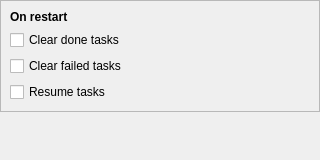
<?xml version="1.0" encoding="UTF-8"?>
<ui version="4.0">
 <class>TasksPage</class>
 <widget class="QWidget" name="TasksPage">
  <property name="geometry">
   <rect>
    <x>0</x>
    <y>0</y>
    <width>320</width>
    <height>160</height>
   </rect>
  </property>
  <layout class="QVBoxLayout" name="main_layout">
   <property name="leftMargin">
    <number>0</number>
   </property>
   <property name="topMargin">
    <number>0</number>
   </property>
   <property name="rightMargin">
    <number>0</number>
   </property>
   <property name="bottomMargin">
    <number>0</number>
   </property>
   <item>
    <widget class="QFrame" name="restart_frame">
     <property name="sizePolicy">
      <sizepolicy hsizetype="Preferred" vsizetype="Maximum">
       <horstretch>0</horstretch>
       <verstretch>0</verstretch>
      </sizepolicy>
     </property>
     <property name="frameShape">
      <enum>QFrame::Shape::StyledPanel</enum>
     </property>
     <property name="frameShadow">
      <enum>QFrame::Shadow::Raised</enum>
     </property>
     <layout class="QVBoxLayout" name="restart_frame_layout">
      <item>
       <widget class="QLabel" name="restart_frame_label">
        <property name="font">
         <font>
          <bold>true</bold>
         </font>
        </property>
        <property name="text">
         <string>On restart</string>
        </property>
       </widget>
      </item>
      <item>
       <widget class="QCheckBox" name="clear_done_check_box">
        <property name="text">
         <string>Clear done tasks</string>
        </property>
       </widget>
      </item>
      <item>
       <widget class="QCheckBox" name="clear_failed_check_box">
        <property name="text">
         <string>Clear failed tasks</string>
        </property>
        <property name="toolTip">
         <string>A cancelled task is never cleared this way -- it was stopped on purpose and is the one most likely to be retried.</string>
        </property>
       </widget>
      </item>
      <item>
       <widget class="QCheckBox" name="resume_check_box">
        <property name="text">
         <string>Resume tasks</string>
        </property>
        <property name="toolTip">
         <string>Restored unfinished tasks start running again immediately, instead of coming back paused.</string>
        </property>
       </widget>
      </item>
     </layout>
    </widget>
   </item>
   <item>
    <spacer name="bottom_spacer">
     <property name="orientation">
      <enum>Qt::Orientation::Vertical</enum>
     </property>
     <property name="sizeHint" stdset="0">
      <size>
       <width>0</width>
       <height>0</height>
      </size>
     </property>
    </spacer>
   </item>
  </layout>
 </widget>
 <resources/>
 <connections/>
</ui>
